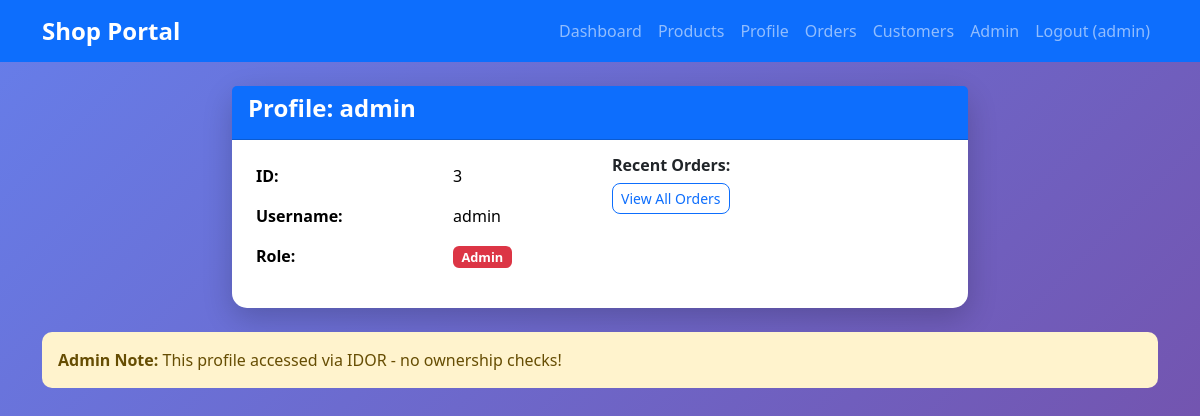
/profile (signed in), run on the app's committed database.
### tables this page shows
CREATE TABLE users (
            id INTEGER PRIMARY KEY AUTOINCREMENT,
            username TEXT UNIQUE NOT NULL,
            password TEXT NOT NULL,
            role TEXT NOT NULL
        );

### app.py (the view)
@app.route('/profile')
def profile():
    if 'user_id' not in session:
        return redirect(url_for('login'))
    user_id = request.args.get('id', session['user_id'])
    conn = get_db_connection()
    query = f"SELECT * FROM users WHERE id = '{user_id}'"
    print(f"PROFILE SQL: {query}")
    user = conn.execute(query).fetchone()
    conn.close()
    if not user:
        abort(404)
    return render_template('profile.html', profile_user=user, current_user=session)

### app.py (called while the page is built)
def get_db_connection():
    conn = sqlite3.connect('shop.db')
    conn.row_factory = sqlite3.Row
    return conn

### templates/profile.html (shortened to what this page needs)
{% extends "base.html" %}
{% block content %}
<div class="row justify-content-center">
    <div class="col-md-8">
        <div class="card">
            <div class="card-header bg-primary text-white">
                <h4>Profile: {{ profile_user.username }}</h4>
            </div>
            <div class="card-body">
                <div class="row">
                    <div class="col-md-6">
                        <table class="table table-borderless">
                            <tr>
                                <td><strong>ID:</strong></td>
                                <td>{{ profile_user.id }}</td>
                            </tr>
                            <tr>
                                <td><strong>Username:</strong></td>
                                <td>{{ profile_user.username }}</td>
                            </tr>
                            <tr>
                                <td><strong>Role:</strong></td>
                                <td>
                                    <span class="badge bg-{{ 'primary' if profile_user.role == 'customer' else 'warning' if profile_user.role == 'staff' else 'danger' }}">
                                        {{ profile_user.role|title }}
                                    </span>
                                </td>
                            </tr>
                        </table>
                    </div>
                    <div class="col-md-6">
                        <h6>Recent Orders:</h6>
                        {% if session.role == 'admin' or profile_user.id == current_user.user_id %}
                        <a href="{{ url_for('orders', user_id=profile_user.id) }}" class="btn btn-sm btn-outline-primary">View All Orders</a>
                        {% endif %}
                    </div>
                </div>
            </div>
        </div>
    </div>
</div>
{% if session.role == 'admin' %}
<div class="row mt-4">
    <div class="col-md-12">
        <div class="alert alert-warning">
            <strong>Admin Note:</strong> This profile accessed via IDOR - no ownership checks!
        </div>
    </div>
</div>
{% endif %}
{% endblock %}

### static/style.css (style rules this page uses)
body { background: linear-gradient(135deg, #667eea 0%, #764ba2 100%); min-height: 100vh; font-family: 'Segoe UI', Tahoma, Geneva, Verdana, sans-serif; }
.card { border: none; border-radius: 15px; box-shadow: 0 10px 30px rgba(0,0,0,0.2); transition: transform 0.2s; }
.alert { border-radius: 10px; border: none; }
.btn { border-radius: 8px; font-weight: 500; }
h2, h3, h4, h5, h6 { font-weight: 600; }
.badge { font-size: 0.8em; }

### data on the page
users: username "admin", id "3", role "Admin"

### other printed values
{{ session.username }} "admin"
